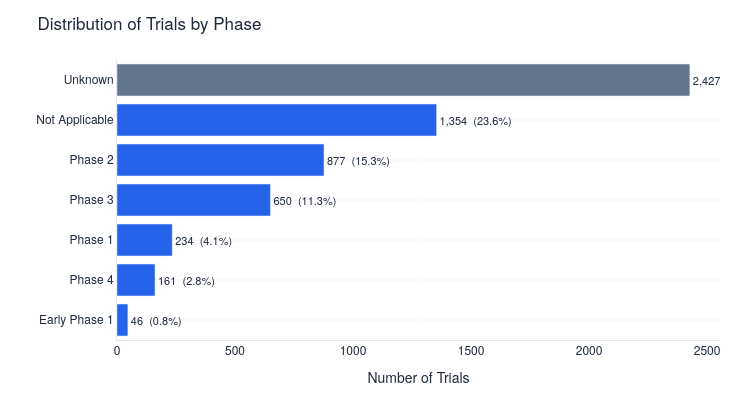

The code cell stored with this chart in its notebook:
### Code cell
# ── Chart 1A: Horizontal bar chart — Phase distribution ─────────────────
# Reverse order so largest is at top
df_plot = df_phase.sort_values('trial_count', ascending=True)

fig_1a = go.Figure()

fig_1a.add_trace(go.Bar(
    x=df_plot['trial_count'],
    y=df_plot['phase'],
    orientation='h',
    marker_color=[COLORS['secondary'] if p == 'Unknown' else COLORS['primary']
                  for p in df_plot['phase']],
    text=[f"{v:,}  ({p}%)" for v, p in zip(df_plot['trial_count'], df_plot['pct'])],
    textposition='outside',
    textfont=dict(size=11),
))

fig_1a.update_layout(
    **LAYOUT_DEFAULTS,
    title='Distribution of Trials by Phase',
    xaxis_title='Number of Trials',
    yaxis_title='',
    height=400,
    width=750,
    showlegend=False,
)
clean_axes(fig_1a)
fig_1a.show()

### Figure 1 — Plotly figure (JSON) as saved in the notebook; plotly's stock layout.template omitted (floating-point values rounded to 4 significant figures)
{"data": [{"marker": {"color": ["#2563EB", "#2563EB", "#2563EB", "#2563EB", "#2563EB", "#2563EB", "#64748B"]}, "orientation": "h", "text": ["46  (0.8%)", "161  (2.8%)", "234  (4.1%)", "650  (11.3%)", "877  (15.3%)", "1,354  (23.6%)", "2,427  (42.2%)"], "textfont": {"size": 11}, "textposition": "outside", "type": "bar", "x": [46, 161, 234, 650, 877, 1354, 2427], "y": ["Early Phase 1", "Phase 4", "Phase 1", "Phase 3", "Phase 2", "Not Applicable", "Unknown"]}], "layout": {"font": {"color": "#1E293B", "family": "Helvetica Neue, Arial, sans-serif"}, "height": 400, "hoverlabel": {"bgcolor": "white", "font": {"size": 12}}, "margin": {"b": 60, "l": 60, "r": 30, "t": 60}, "paper_bgcolor": "white", "plot_bgcolor": "white", "showlegend": false, "title": {"text": "Distribution of Trials by Phase"}, "width": 750, "xaxis": {"linecolor": "#E2E8F0", "linewidth": 1, "showgrid": false, "title": {"text": "Number of Trials"}}, "yaxis": {"gridcolor": "#F1F5F9", "gridwidth": 1, "linecolor": "#E2E8F0", "linewidth": 1, "showgrid": true, "title": {"text": ""}}}}
